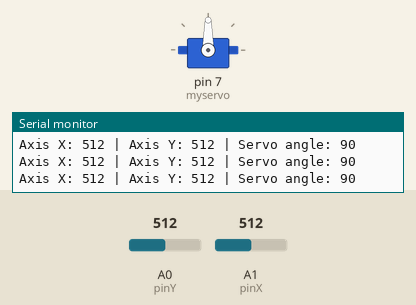
This sketch was run on a simulated Arduino Uno, built with avr-gcc and run on an emulated ATmega328P. On the bench: servo, the last lines printed to the serial monitor. Inputs (shaded band) come from the test bench; at power-on: A0 (pinY) = 512, A1 (pinX) = 512.

Above: at 1.2 s.
1.3 s: A0 (pinY) set to 608
At 2.5 s:
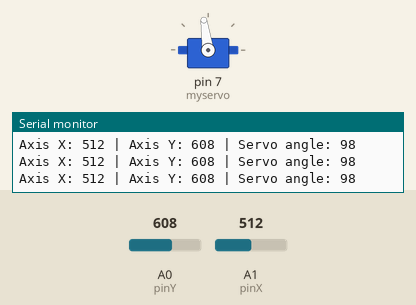
4.3 s: A0 (pinY) set to 638
At 5.3 s:
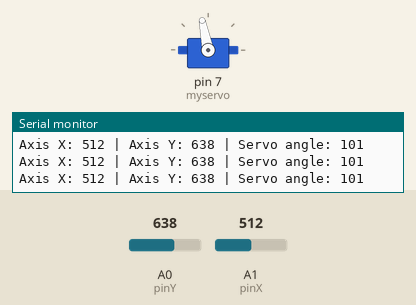
5.8 s: A1 (pinX) set to 490
At 6.9 s:
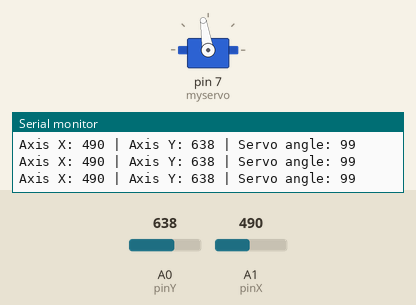
8.8 s: A1 (pinX) set to 900
At 9.6 s:
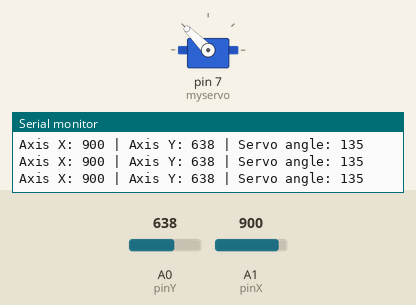
10.3 s: A1 (pinX) set to 989
At 11.3 s:
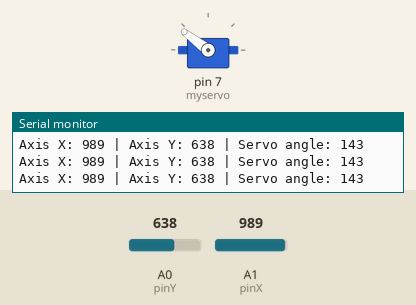
11.8 s: A1 (pinX) set to 1017
At 12.4 s:
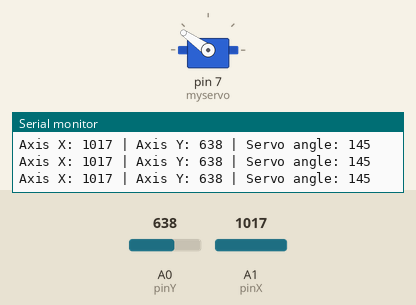
Timing chart, 0 to 14.8 s (numbered marks = the images above; inputs shaded):
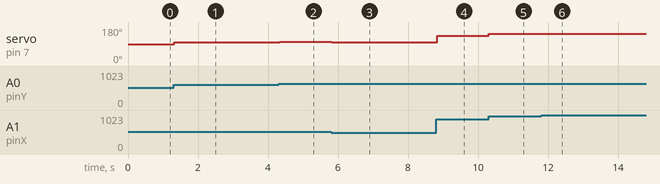

The sketch:

joystick-controlled-servo.ino
```cpp
#include <Servo.h>

const int pinX = A1;
const int pinY = A0;

Servo myservo;

void setup() {
  myservo.attach(7);

  // Start the serial monitor at 9600 baud rate
  Serial.begin(9600);
}

void loop() {
  int valX = analogRead(pinX);
  int valY = analogRead(pinY);

  // Combine the values by calculating their average
  int combinedValue = (valX + valY) / 2;

  // Map the combined value to an angle between 0 and 180 degrees
  int angle = map(combinedValue, 0, 1023, 0, 180);

  // Move the servo to the calculated angle
  myservo.write(angle);

  // --- Console printing section ---
  Serial.print("Axis X: ");
  Serial.print(valX);
  Serial.print(" | Axis Y: ");
  Serial.print(valY);
  Serial.print(" | Servo angle: ");
  Serial.println(angle); // println automatically adds a new line at the end

  // Increased the delay slightly to 50ms so you can read the text in the console
  // (if we left it at 15ms, the text would scroll too fast)
  delay(50);
}
```

Measured:
- after the input at 1.3 s, servo on pin 7 (myservo): 90° → 98° at once
- after the input at 4.3 s, servo on pin 7 (myservo): 98° → 101° at once
- after the input at 5.8 s, servo on pin 7 (myservo): 101° → 99° at once
- after the input at 8.8 s, servo on pin 7 (myservo): 99° → 135° at once
- after the input at 10.3 s, servo on pin 7 (myservo): 135° → 143° at once
- after the input at 11.8 s, servo on pin 7 (myservo): 143° → 145° after 0.05 s
